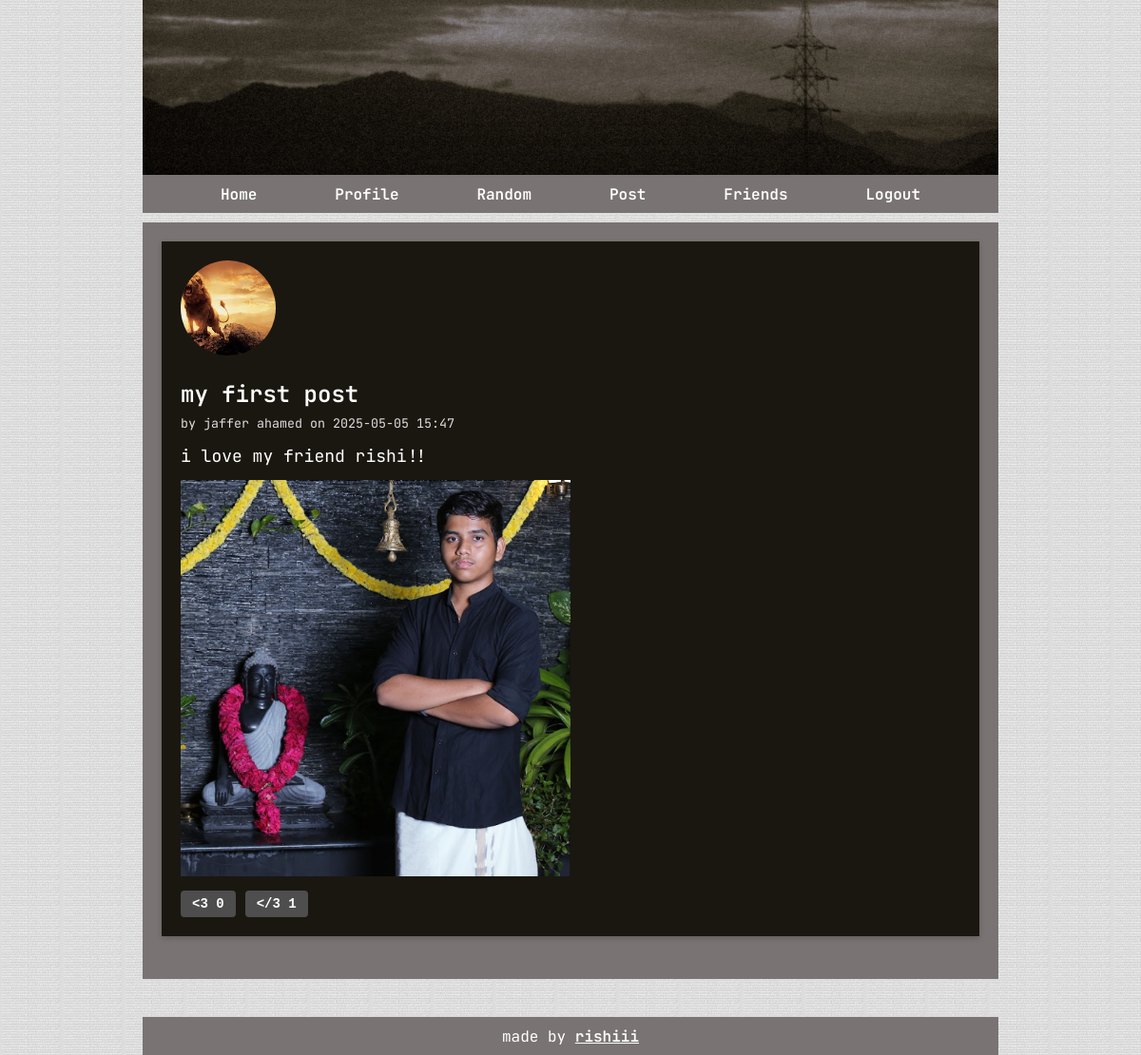
Page /post/13 (signed in) on the committed database.
### tables this page shows
CREATE TABLE users (
                        id INTEGER PRIMARY KEY AUTOINCREMENT,
                        username TEXT UNIQUE NOT NULL,
                        password TEXT NOT NULL
                    , profile_pic TEXT, aura INTEGER DEFAULT 100, email TEXT, is_verified INTEGER DEFAULT 0);

CREATE TABLE posts (
                        id INTEGER PRIMARY KEY AUTOINCREMENT,
                        title TEXT NOT NULL,
                        content TEXT NOT NULL,
                        date TEXT NOT NULL,
                        user_id INTEGER NOT NULL, image TEXT,
                        FOREIGN KEY (user_id) REFERENCES users(id)
                    );

### app.py (the view)
@app.route('/post/<int:post_id>')
def view_post(post_id):
    db = get_db()
    post = db.execute('''
    SELECT posts.id,
           posts.title,
           posts.content,
           posts.date,
           posts.image,
           users.username,
            users.profile_pic,
           users.id AS user_id,
           (SELECT COUNT(*) FROM likes WHERE post_id = posts.id AND value = 'like') AS like_count,
           (SELECT COUNT(*) FROM likes WHERE post_id = posts.id AND value = 'unlike') AS unlike_count
    FROM posts
    JOIN users ON posts.user_id = users.id
    WHERE posts.id = ?
''', (post_id,)).fetchone()
    if not post:
        abort(404)
    if post['user_id'] != session.get('user_id'):
        is_friend = db.execute('''
            SELECT 1 FROM friends WHERE
            (user_id = ? AND friend_id = ? OR friend_id = ? AND user_id = ?) AND status = 'accepted' ''',
            (session.get('user_id'), post['user_id'], session.get('user_id'), post['user_id'])).fetchone()
        if not is_friend:
            abort(403)
    return render_template('post.html', post=post)

### app.py (called while the page is built)
def get_db():
    db = getattr(g, '_database', None)
    if db is None:
        db = g._database = sqlite3.connect(DATABASE)
        db.row_factory = sqlite3.Row
    return db

@app.teardown_appcontext
def close_connection(exception):
    db = getattr(g, '_database', None)
    if db is not None:
        db.close()

### templates/post.html (shortened to what this page needs)
{% extends "base.html" %}
{% block content %}
<div class="post-detail">
    {% if post.profile_pic %}
        <img src="{{ url_for('static', filename=post.profile_pic) }}"
             alt="Profile Picture"
             style="width: 100px; height: 100px; object-fit: cover; border-radius: 50%; " />
    {% else %}
        <div style="width: 100px; height: 100px; background: #ccc; border-radius: 50%; line-height: 120px; text-align: center;">
            No Image
        </div>
    {% endif %}
    <h2>{{ post.title }}</h2>
    <small>by {{ post.username }} on {{ post.date }}</small>
    <p class="post-full">{{ post.content }}</p>
    {% if post.image %}
        <img src="{{ url_for('static', filename=post.image) }}" style="max-width: 50%; max-height: 50%;margin-top: 10px;" />
    {% endif %}
    <div style="margin-top: 10px; display: flex; gap: 10px;">
        <form action="{{ url_for('like_post', post_id=post.id) }}" method="get">
            <button type="submit" style="background-color: #4d4d4d; border: none; padding: 6px 12px; border-radius: 4px; font-family: monospace;">
                &lt;3 {{ post.like_count }}
            </button>
        </form>
        <form action="{{ url_for('unlike_post', post_id=post.id) }}" method="get">
            <button type="submit" style="background-color: #4e4e4e; border: none; padding: 6px 12px; border-radius: 4px; font-family: monospace;">
                &lt;/3 {{ post.unlike_count }}
            </button>
        </form>
    </div>
</div>
{% endblock %}

### static/styles.css (style rules this page uses)
:root { --header-image: url('cover.JPG'); --body-bg-image: url('sandy.jpg'); --content: #000000; }
body { font-family: 'Nunito', sans-serif; margin: 0; background-color: #ffffff; background-size: 65px; color: #ffffff; background-image: var(--body-bg-image); }
* { box-sizing: border-box; }
.post-detail { background-color: #1a1710; padding: 20px; margin-bottom: 25px; box-shadow: 0 2px 6px rgba(0, 0, 0, 0.2); }
.post-detail h2 { color: #fff; margin-bottom: 6px; }
.post-detail small { color: #ddd; display: block; margin-bottom: 12px; }
.post-detail .post-full { color: #ffffff; font-size: 18px; line-height: 1.6; margin: 0; white-space: pre-wrap; }
h1, h2, h3 { color: #ffffff; }
button, input[type="submit"] { background-color: #555; color: #fff; padding: 8px 16px; font-family: monospace; font-weight: bold; font-size: 14px; border: none; border-radius: 4px; cursor: pointer; transition: background-color 0.3s ease; }

### rows in the picture
users: profile_pic (picture), username "jaffer ahamed"
posts: title "my first post", date "2025-05-05 15:47", content "i love my friend rishi!!", image (picture)

### other values in the picture
{{ post.like_count }} "0"
{{ post.unlike_count }} "1"
